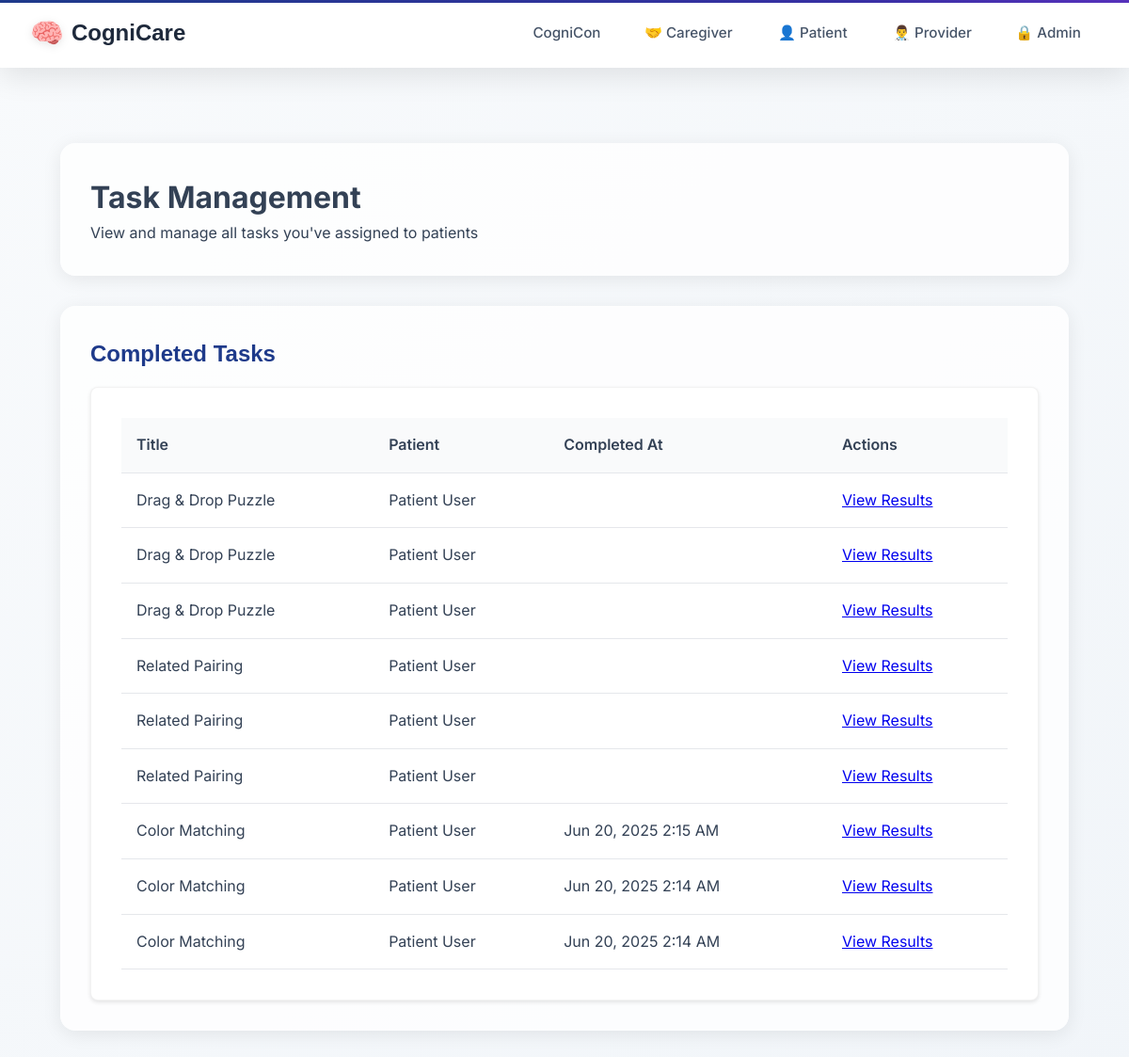
/taskmanager/provider/tasks/ (signed in), run on an earlier commit of the app's database.
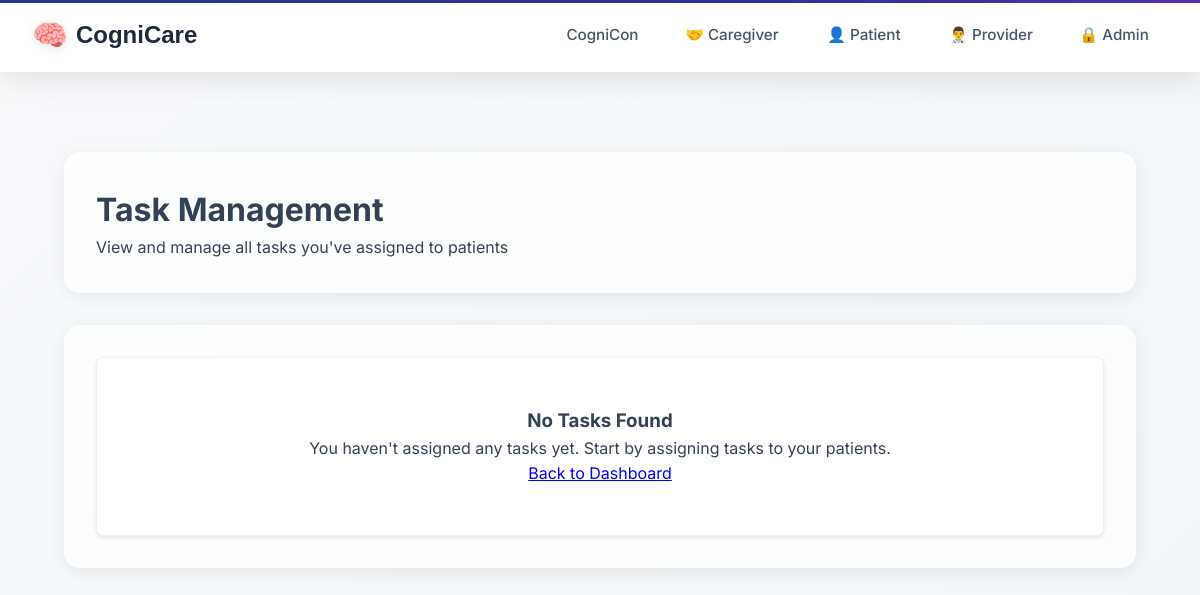
And on a later commit of the database.
### taskmanager/models.py (models this page shows, shortened)
class Task(models.Model):
    title = models.CharField(max_length=255)
    description = models.TextField(blank=True, null=True)
    task_type = models.CharField(max_length=50, choices=TASK_TYPES)
    difficulty = models.CharField(
        max_length=50,
        choices=DIFFICULTY_LEVELS,
        blank=True,
        null=True,
        help_text="Cognitive difficulty level for games"
    )
    assigned_by = models.ForeignKey(UserProfile, related_name='assigned_tasks', on_delete=models.CASCADE)
    assigned_to = models.ForeignKey(UserProfile, related_name='tasks', on_delete=models.CASCADE)
    completed_by = models.ForeignKey(UserProfile, related_name='completed_tasks', on_delete=models.SET_NULL, null=True, blank=True)
    status = models.CharField(max_length=20, choices=[
        ('assigned', 'Assigned'),
        ('in_progress', 'In Progress'),
        ('completed', 'Completed'),
    ], default='assigned')
    created_at = models.DateTimeField(auto_now_add=True)
    assigned_at = models.DateTimeField(auto_now_add=True)
    due_date = models.DateTimeField(blank=True, null=True)
    completed_at = models.DateTimeField(null=True, blank=True)
    task_config = models.JSONField(default=dict, blank=True)
    class Meta:
        ordering = ['-created_at']

### users/models.py (models this page shows, shortened)
class UserProfile(models.Model):
    USER_TYPES = (
        ('admin', 'Administrator'),  # Admin users
        ('provider', 'Healthcare Provider'),  # Docs + Nurses
        ('caregiver', 'Caregiver'),  # Caregivers
        ('patient', 'Patient'),  # All patients
    )
    user = models.OneToOneField(User, on_delete=models.CASCADE, related_name='profile')  # each user must have a profile
    user_type = models.CharField(max_length=20, choices=USER_TYPES)  # set specific user role
    provider = models.ForeignKey('self', on_delete=models.SET_NULL, null=True, blank=True,
                                related_name='managed_patients', limit_choices_to={'user_type': 'provider'})  # provider link
    patient = models.ForeignKey('self', on_delete=models.SET_NULL, null=True, blank=True,
                               related_name='caregivers', limit_choices_to={'user_type': 'patient'})  # patienr link
    linked_patients = models.ManyToManyField(
        'self',
        symmetrical=False,
        related_name='linked_caregivers',
        limit_choices_to={'user_type': 'patient'},
        blank=True,
        help_text="Patients this caregiver can access"  # Caregivers can see these patients
    )

### taskmanager/views.py (the view)
# urls.py: path('provider/tasks/', views.provider_task_management, name='provider_task_management'),
@login_required
def provider_task_management(request):
    if not hasattr(request.user, 'profile') or request.user.profile.user_type != 'provider':
        messages.error(request, 'You do not have permission to access task management.')
        return redirect('home')
    assigned_tasks = Task.objects.filter(assigned_by=request.user.profile)
    context = {
        'assigned_tasks': assigned_tasks,
        'pending_tasks': assigned_tasks.filter(status__in=['assigned', 'in_progress']),
        'completed_tasks': assigned_tasks.filter(status='completed'),
    }
    return render(request, 'tasks/assign/provider_task_management.html', context)

### templates/tasks/assign/provider_task_management.html (shortened to what this page needs)
{% extends 'layouts/base.html' %}
{% block content %}
<div class="container">
    <div class="section">
        <h1>Task Management</h1>
        <p>View and manage all tasks you've assigned to patients</p>
    </div>
    {% if completed_tasks %}
    <div class="section">
        <h2>Completed Tasks</h2>
        <div class="card">
            <table class="table">
                <thead>
                    <tr>
                        <th>Title</th>
                        <th>Patient</th>
                        <th>Completed At</th>
                        <th>Actions</th>
                    </tr>
                </thead>
                <tbody>
                    {% for task in completed_tasks %}
                    <tr>
                        <td>{{ task.title }}</td>
                        <td>{{ task.assigned_to.user.get_full_name }}</td>
                        <td>{{ task.completed_at|date:"M d, Y g:i A" }}</td>
                        <td>
                            <a href="{% url 'taskmanager:task_results' task.id %}" class="mdc-button mdc-button--raised">View Results</a>
                        </td>
                    </tr>
                    {% endfor %}
                </tbody>
            </table>
        </div>
    </div>
    {% endif %}
    {% if not pending_tasks and not completed_tasks %}
    <div class="section">
        <div class="card no-tasks">
            <h3>No Tasks Found</h3>
            <p>You haven't assigned any tasks yet. Start by assigning tasks to your patients.</p>
            <a href="{% url 'provider_dashboard' %}" class="mdc-button mdc-button--outlined">
                <span class="mdc-button__label">Back to Dashboard</span>
            </a>
        </div>
    </div>
    {% endif %}
</div>
{% endblock %}

### templates/layouts/base.html (shortened to what this page needs)
<!DOCTYPE html>
<html>
<head>
    {% load static %}
    <link href="https://unpkg.com/material-components-web@latest/dist/material-components-web.min.css" rel="stylesheet">
    <link rel="stylesheet" href="https://cdnjs.cloudflare.com/ajax/libs/font-awesome/6.4.0/css/all.min.css">
    <link rel="stylesheet" href="{% static 'css/base.css' %}">
    <link rel="stylesheet" href="{% static 'css/design-system.css' %}">
    <link rel="stylesheet" href="{% static 'css/dashboard.css' %}">
    <link rel="stylesheet" href="{% static 'css/forms.css' %}">
    <link rel="stylesheet" href="{% static 'css/pages.css' %}">
</head>
<body>
    <header class="top-nav">
        <a href="/" class="site-title">CogniCare</a>
        <div class="nav-container">
            <nav class="nav-links" id="navLinks">
                <a href="/cognicon" class="nav-link">CogniCon</a>
                <a href="/caregiver-login" class="nav-link caregiver-link">🤝 Caregiver</a>
                <a href="/patient-login" class="nav-link patient-link">👤 Patient</a>
                <a href="/provider-login" class="nav-link provider-link">👨‍⚕️ Provider</a>
                <a href="/admin-login" class="nav-link admin-link">🔒 Admin</a>
                </nav>
        </div>
    </header>
    <main>
        <div class="content-wrapper">
            {% block content %}{% endblock %}
        </div>
    </main>
</body>
</html>

### static/css/base.css (style rules this page uses)
:root { --patient-primary: #9333ea; --patient-secondary: #7c3aed; --patient-accent: #8b5cf6; --caregiver-primary: #059669; --caregiver-secondary: #047857; --caregiver-accent: #10b981; --provider-primary: #1e3a8a; --provider-secondary: #1e40af; --provider-accent: #3730a3; --admin-primary: #1a202c; --admin-secondary: #2d3748; --admin-accent: #fbbf24; --neutral-50: #f8fafc; --neutral-100: #f1f5f9; --neutral-200: #e2e8f0; --neutral-300: #cbd5e1; --neutral-400: #94a3b8; --neutral-500: #64748b; --neutral-600: #475569; --neutral-700: #334155; --neutral-800: #1e293b; --neutral-900: #0f172a; }
* { margin: 0; padding: 0; box-sizing: border-box; }
body { background: linear-gradient(135deg, var(--neutral-50) 0%, var(--neutral-100) 100%); font-family: 'Inter', -apple-system, BlinkMacSystemFont, 'Segoe UI', Roboto, sans-serif; min-height: 100vh; color: var(--neutral-700); line-height: 1.6; }
.top-nav { position: fixed; top: 0; left: 0; right: 0; background: rgba(255, 255, 255, 0.95); backdrop-filter: blur(20px); -webkit-backdrop-filter: blur(20px); border-bottom: 1px solid rgba(255, 255, 255, 0.2); box-shadow: 0 8px 32px rgba(0, 0, 0, 0.1); display: flex; justify-content: space-between; align-items: center; padding: 0 2rem; height: 72px; z-index: 1000; transition: all 0.3s ease; }
.top-nav::before { content: ''; position: absolute; top: 0; left: 0; right: 0; height: 3px; background: linear-gradient(135deg, var(--provider-primary), var(--provider-accent), var(--patient-primary), var(--caregiver-primary), var(--admin-accent)); background-size: 300% 100%; animation: gradientShift 8s ease-in-out infinite; }
.site-title { color: var(--neutral-800); font-weight: 700; font-size: 1.5rem; text-decoration: none; font-family: 'Poppins', sans-serif; display: flex; align-items: center; gap: 0.5rem; transition: all 0.3s ease; }
.site-title::before { content: '🧠'; font-size: 1.8rem; filter: drop-shadow(0 2px 4px rgba(0,0,0,0.1)); }
.nav-container { display: flex; align-items: center; gap: 2rem; }
.nav-links { display: flex; align-items: center; gap: 0.5rem; }
.nav-link { color: var(--neutral-600); text-decoration: none; padding: 0.6rem 1.2rem; border-radius: 10px; font-weight: 500; font-size: 0.95rem; transition: all 0.3s ease; position: relative; overflow: hidden; }
.nav-link::before { content: ''; position: absolute; top: 0; left: -100%; width: 100%; height: 100%; background: linear-gradient(135deg, rgba(147, 51, 234, 0.1), rgba(124, 58, 237, 0.1)); transition: left 0.3s ease; z-index: -1; }
.nav-link.patient-link { border: 2px solid transparent; }
main { padding-top: 88px; min-height: calc(100vh - 88px); }
.content-wrapper { max-width: 1400px; margin: 0 auto; padding: 2rem; }

### static/css/design-system.css (style rules this page uses)
.card { background: white; border-radius: 16px; box-shadow: 0 8px 32px rgba(0,0,0,0.1); border: 1px solid rgba(0,0,0,0.05); overflow: hidden; transition: all 0.3s ease; }

### static/css/pages.css (style rules this page uses)
.section { margin-bottom: 3rem; padding: 2rem; background: rgba(255, 255, 255, 0.8); border-radius: 16px; box-shadow: 0 4px 20px rgba(0, 0, 0, 0.08); }

### templates/tasks/assign/provider_task_management.html (style rules this page uses)
.container { max-width: 1200px; margin: 0 auto; padding: 2rem; }
.section { margin-bottom: 2rem; }
.card { background: white; border-radius: 8px; box-shadow: 0 2px 4px rgba(0,0,0,0.1); overflow: hidden; padding: 2rem; }
.no-tasks { text-align: center; padding: 3rem; }

What changed in the data, as far as the page shows it:
removed Task: title "Drag & Drop Puzzle", assigned_to.user.get_full_name "Patient User"
removed Task: title "Drag & Drop Puzzle", assigned_to.user.get_full_name "Patient User"
removed Task: title "Drag & Drop Puzzle", assigned_to.user.get_full_name "Patient User"
removed Task: title "Related Pairing", assigned_to.user.get_full_name "Patient User"
removed Task: title "Related Pairing", assigned_to.user.get_full_name "Patient User"
removed Task: title "Related Pairing", assigned_to.user.get_full_name "Patient User"
removed Task: title "Color Matching", assigned_to.user.get_full_name "Patient User", completed_at "Jun 20, 2025 2:15 AM"
removed Task: title "Color Matching", assigned_to.user.get_full_name "Patient User", completed_at "Jun 20, 2025 2:14 AM"
removed Task: title "Color Matching", assigned_to.user.get_full_name "Patient User", completed_at "Jun 20, 2025 2:14 AM"
Also different on the page:
text no longer shown: "Completed Tasks Title Patient Completed At Actions"
text now shown: "No Tasks Found You haven't assigned any tasks yet. Start by assigning tasks to your patients. Back to Dashboard"
